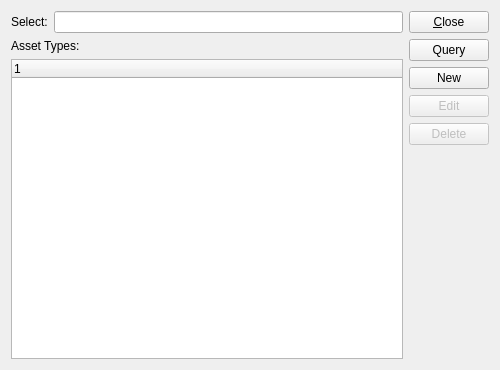
<?xml version="1.0" encoding="UTF-8"?>
<ui version="4.0">
 <comment>This file is part of the xTuple ERP: PostBooks Edition, a free and
open source Enterprise Resource Planning software suite,
Copyright (c) 1999-2018 by OpenMFG LLC, d/b/a xTuple.
It is licensed to you under the Common Public Attribution License
version 1.0, the full text of which (including xTuple-specific Exhibits)
is available at www.xtuple.com/CPAL.  By using this software, you agree
to be bound by its terms.</comment>
 <class>assetTypeList</class>
 <widget class="QWidget" name="assetTypeList">
  <property name="geometry">
   <rect>
    <x>0</x>
    <y>0</y>
    <width>500</width>
    <height>370</height>
   </rect>
  </property>
  <property name="minimumSize">
   <size>
    <width>500</width>
    <height>370</height>
   </size>
  </property>
  <property name="windowTitle">
   <string>Asset Types</string>
  </property>
  <layout class="QGridLayout" name="gridLayout">
   <item row="1" column="1">
    <layout class="QVBoxLayout" name="verticalLayout">
     <item>
      <widget class="QPushButton" name="_close">
       <property name="text">
        <string>&amp;Close</string>
       </property>
       <property name="shortcut">
        <string>Esc</string>
       </property>
      </widget>
     </item>
     <item>
      <widget class="QPushButton" name="_query">
       <property name="text">
        <string>Query</string>
       </property>
       <property name="shortcut">
        <string>Return</string>
       </property>
      </widget>
     </item>
     <item>
      <widget class="QPushButton" name="_new">
       <property name="text">
        <string>New</string>
       </property>
       <property name="shortcut">
        <string>Ctrl+N</string>
       </property>
      </widget>
     </item>
     <item>
      <widget class="QPushButton" name="_edit">
       <property name="enabled">
        <bool>false</bool>
       </property>
       <property name="text">
        <string>Edit</string>
       </property>
       <property name="shortcut">
        <string>Ctrl+E</string>
       </property>
      </widget>
     </item>
     <item>
      <widget class="QPushButton" name="_delete">
       <property name="enabled">
        <bool>false</bool>
       </property>
       <property name="text">
        <string>Delete</string>
       </property>
       <property name="shortcut">
        <string>Ctrl+D</string>
       </property>
      </widget>
     </item>
     <item>
      <spacer name="verticalSpacer">
       <property name="orientation">
        <enum>Qt::Vertical</enum>
       </property>
       <property name="sizeHint" stdset="0">
        <size>
         <width>20</width>
         <height>60</height>
        </size>
       </property>
      </spacer>
     </item>
    </layout>
   </item>
   <item row="1" column="0">
    <layout class="QVBoxLayout" name="verticalLayout_3">
     <item>
      <layout class="QHBoxLayout" name="horizontalLayout">
       <item>
        <widget class="QLabel" name="_searchMeLit">
         <property name="text">
          <string>Select:</string>
         </property>
         <property name="buddy">
          <cstring>_search</cstring>
         </property>
        </widget>
       </item>
       <item>
        <widget class="XLineEdit" name="_search"/>
       </item>
      </layout>
     </item>
     <item>
      <widget class="QLabel" name="_resultsLit">
       <property name="text">
        <string>Asset Types:</string>
       </property>
       <property name="buddy">
        <cstring>_results</cstring>
       </property>
      </widget>
     </item>
     <item>
      <widget class="XTreeWidget" name="_results"/>
     </item>
    </layout>
   </item>
  </layout>
 </widget>
 <customwidgets>
  <customwidget>
   <class>XLineEdit</class>
   <extends>QLineEdit</extends>
   <header>xlineedit.h</header>
  </customwidget>
  <customwidget>
   <class>XTreeWidget</class>
   <extends>QTreeWidget</extends>
   <header>xtreewidget.h</header>
  </customwidget>
 </customwidgets>
 <resources/>
 <connections>
  <connection>
   <sender>_close</sender>
   <signal>clicked()</signal>
   <receiver>assetTypeList</receiver>
   <slot>close()</slot>
   <hints>
    <hint type="sourcelabel">
     <x>335</x>
     <y>31</y>
    </hint>
    <hint type="destinationlabel">
     <x>246</x>
     <y>7</y>
    </hint>
   </hints>
  </connection>
  <connection>
   <sender>_results</sender>
   <signal>itemSelected(int)</signal>
   <receiver>_edit</receiver>
   <slot>animateClick()</slot>
   <hints>
    <hint type="sourcelabel">
     <x>199</x>
     <y>204</y>
    </hint>
    <hint type="destinationlabel">
     <x>439</x>
     <y>108</y>
    </hint>
   </hints>
  </connection>
 </connections>
</ui>
